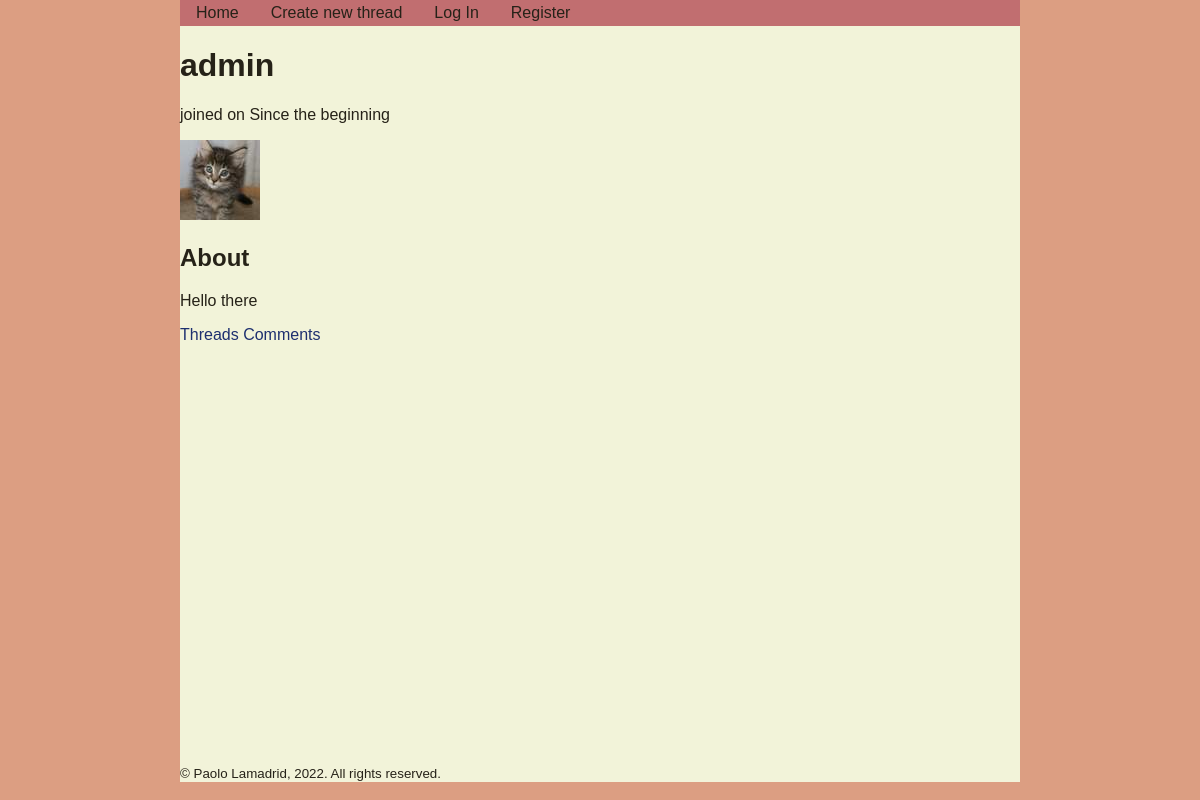
Screenshot of /user/admin with the database file from the repository.
### tables this page shows
CREATE TABLE users
(
    username TEXT PRIMARY KEY,
    password_hash TEXT NOT NULL,
    is_admin INTEGER FALSE,
    date_created TEXT NOT NULL,
    about TEXT DEFAULT "",
    profile_image TEXT DEFAULT ""
);

### app.py (the view)
@app.route("/user/<username>")
def user_profile(username):
    db = get_db()
    user_info = db.execute("""
        SELECT username, date_created, about, profile_image FROM users
        WHERE username = ?;
    """, (username,)).fetchone()
    return render_template("user_profile.html", user_info=user_info)

### app.py (called while the page is built)
@app.before_request
def load_logged_in_user():
    g.user = session.get("username", None)
    g.is_admin = session.get("is_admin", False)

### database.py (called while the page is built)
def get_db():
    if "db" not in g:
        g.db = sqlite3.connect(DATABASE,
            detect_types=sqlite3.PARSE_DECLTYPES
        )
        g.db.row_factory = sqlite3.Row
    return g.db

### templates/user_profile.html (shortened to what this page needs)
{% extends 'base.html' %}
{% block main_content %}
<h1>{{ user_info["username"] }}</h1>
<p>joined on {{ user_info["date_created"] }}</p>
{% if user_info["profile_image"] %}
<img src="{{ url_for('static', filename='uploads/' + user_info['profile_image']) }}" alt="profile image" />
{% else %}
<img src="{{ url_for('static', filename='default.png') }}" alt="profile image" />
{% endif %}
<h2>About</h2>
{% if user_info["about"] %}
<p>{{ user_info["about"] }}</p>
{% else %}
<p>User has not written anything here!</p>
{% endif %}
<a href="{{ url_for('user_threads', username=user_info['username']) }}">Threads</a>
<a href="{{ url_for('user_comments', username=user_info['username']) }}">Comments</a>
{% endblock %}

### static/styles.css (style rules this page uses)
:root { font-size: 16px; --bgcolor: #DC9E82; --txtcolor: #262218; --bodycolor: #F2F3D9; --linkcolor: #1D2F6F; --warningcolor: #C1292E; --accentcolor: #C16E70; background-color: var(--bgcolor); }
body { background-color: var(--bodycolor); color: var(--txtcolor); font-family: 'Montserrat', Arial, sans-serif; font-size: 1rem; width: 70%; margin: 0 auto; }
a { text-decoration: none; color: var(--linkcolor); }

### rows the page displays
users: username "admin", date_created "Since the beginning", profile_image (picture), about "Hello there"
